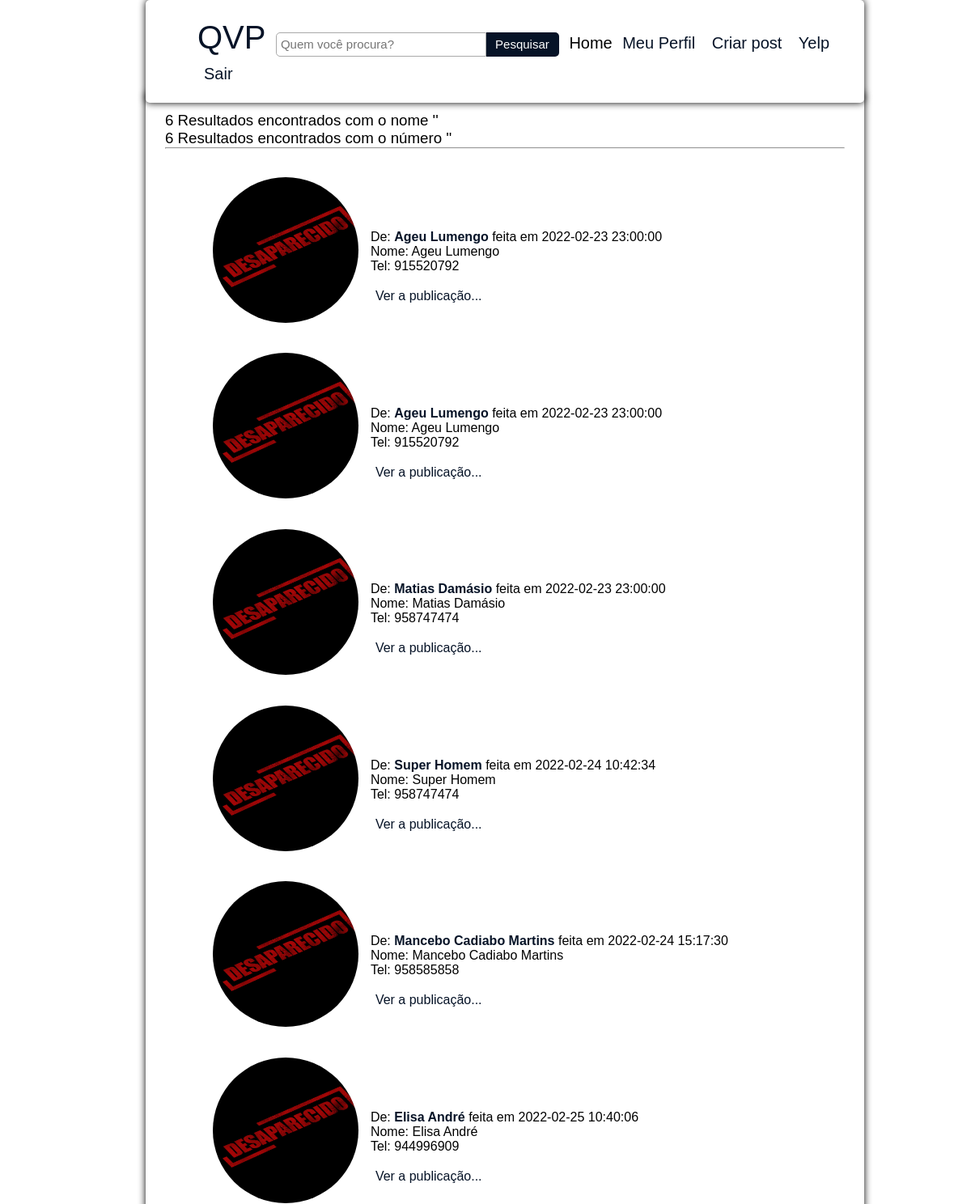
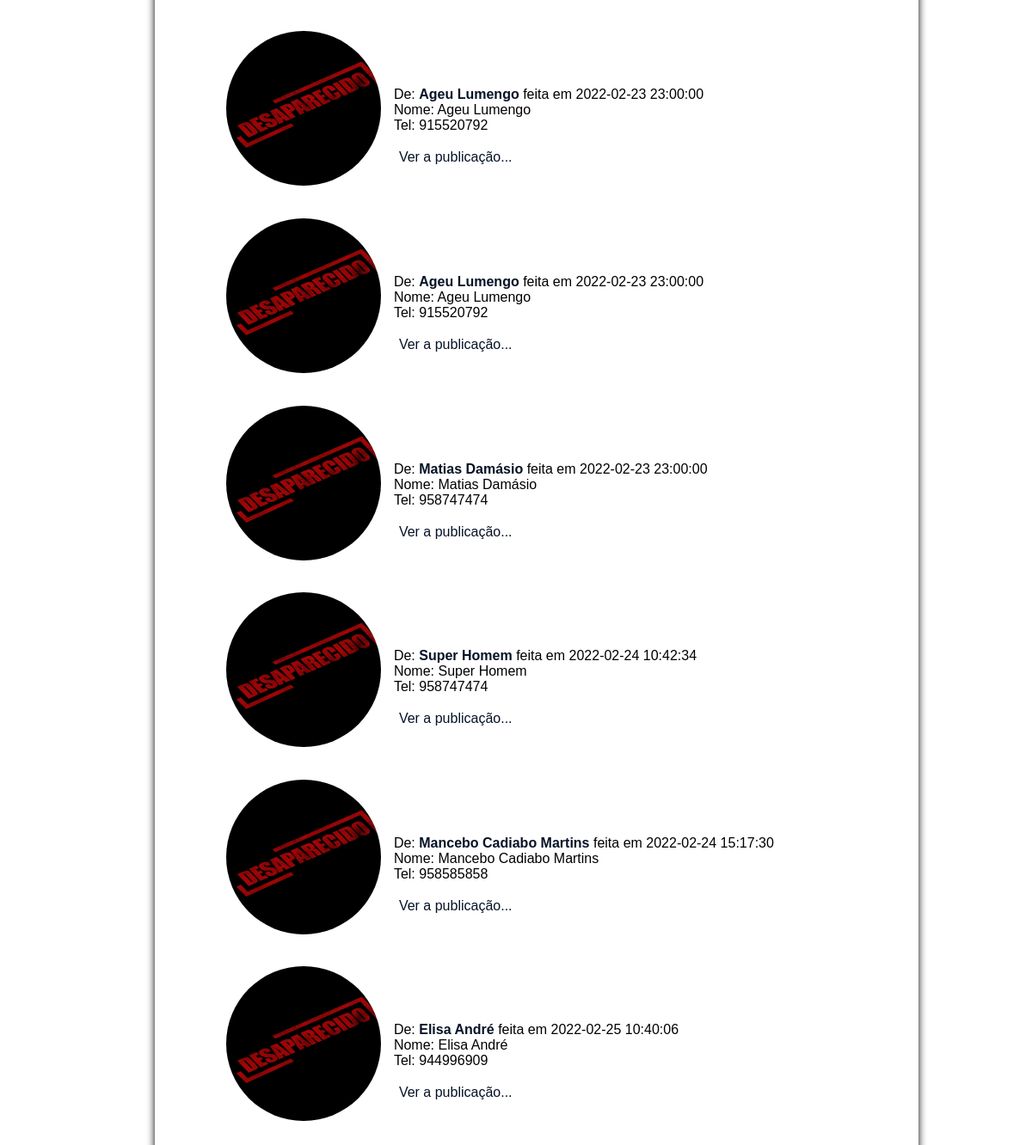
Screenshot of /pesquisa.php (signed in) with the database file from the repository (2 pictures, top to bottom).
### tables this page shows
CREATE TABLE `postagem` (
  `idposts` int(11) NOT NULL,
  `imagempost` mediumblob NOT NULL,
  `nomepost` varchar(50) NOT NULL,
  `idadepost` varchar(20) NOT NULL,
  `localizacao` varchar(50) NOT NULL,
  `contatopost` int(15) NOT NULL,
  `descricaopost` varchar(500) NOT NULL,
  `data` timestamp NOT NULL DEFAULT current_timestamp() ON UPDATE current_timestamp(),
  `user` varchar(255) NOT NULL
);

### pesquisa.php (the view, shortened to what this page needs)
<?php
require_once 'conexao_bd.php';
        $filtro = isset($_GET['filtro'])?$_GET['filtro']:"";
        $sql = "SELECT * FROM postagem where nomepost like '%$filtro%' ";
        $sqln = "SELECT * FROM postagem where contatopost like '%$filtro%' ";
        $resultado = mysqli_query($connect, $sql);
        $resultadon = mysqli_query($connect, $sqln);
        $registrosn = mysqli_num_rows($resultadon);
        $registros = mysqli_num_rows($resultado);
?>
<!DOCTYPE html>
<html lang="pt-ao">
<head>
    <link rel="stylesheet" href="css/estilohome.css"/>
    <link rel="stylesheet" href="css/estilomenu.css"/>
    <link rel="stylesheet" href="css/pesquisar.css"/>
</head>
<body>
<div class="menuclass">
<div class="menuclass">
                <nav class="menu">
                    <ul>
                        <li><div class="logomenu">
                            <h3>QVP</h3>
                        </div></li>
                        <li><form method="get" class="formpesq" action="">
                            <input type="search" placeholder="Quem você procura?" name="filtro" class="inputpesquisar" required><input type="submit" value="Pesquisar" class="btnpesquisar">
                        </form></li>
                        <li><a href="home.php" class="active">Home</a></li>
                        <li><a href="perfil.php">Meu Perfil</a></li>
                        <li><a href="post.php"><li>Criar post</a></li>
                        <li><a href="yelp.php"><li>Yelp</a></li>
                        <li><a href="logout.php"><li>Sair</a></li>
                    </ul>
                </nav>
            </div>
<br>
    <div class="corpohomeini">
    <h3 class='titutocorpo'><?php echo "<p>$registros Resultados encontrados com o nome '<i style=' font-weight: bold;'>$filtro</i>'</p>"; ?></h3>
    <h3 class='titutocorpo'><?php echo "<p>$registrosn Resultados encontrados com o número '<i style=' font-weight: bold;'>$filtro</i>'</p>"; ?></h3>
        <hr style="color: rgb(218, 218, 218);"/>
        <br>
        <div class="innerconteudoini">
            <?php
                    while($exibirpst = mysqli_fetch_array($resultado) OR $exibirpst = mysqli_fetch_array($resultadon)){
                        $idposts = $exibirpst[0];
                        $nomepost = $exibirpst[2];
                        $contatopost = $exibirpst[5];
                        $datapost = $exibirpst[7];
                            print "<div class='innerpstgemini'>";
                                    print "<div class='innerpostageminipesq'>";
                                        print "<img src='imagens/publicidade4.jpg'>";
                                    print "</div>";
                                    print "<div class='descricaoinipesq'>";
                                        echo "<p>De: ","<a href='#' style='font-weight: bold;'> $nomepost </a>"," feita em ", $datapost, "</p>";
                                        echo "<p> Nome: ","$nomepost","</p>";
                                        echo "<p>Tel: ","$contatopost","</p>";
                                        echo "<br>";
                                        echo "<form method='get' action='veritens.php?.$idposts'>
                                            <input type='search' name='idposts' value='$idposts' style='display: none;'/>
                                            <input type='submit' value='Ver a publicação...' class='link'/>
                                        </form>";
                                    print "</div>";
                            print "</div>";
                }
            ?>
        </div>
    </div>
</body>
</html>

### css/estilohome.css (style rules this page uses)
* { font-family: Arial, Helvetica, sans-serif; font-weight: 500; }
a { color: #fff; }
.corpohomeini { margin-top: 8%; display: block; width: 70%; margin-left: 15%; box-shadow: 0px 0px 10px 0px #000; padding: 2%; border-radius: 5px; background-color: #fff; }

### css/estilomenu.css (style rules this page uses)
* { font-family: Arial, Helvetica, sans-serif; margin:0; }
.menu { display: block; position: fixed; width: 70%; margin-left: 15%; box-shadow: 0px 0px 10px 0px #000; padding: 2%; border-radius: 5px; background-color: #fff; }
.menuclass { background-color: #fff; }
.logomenu h3 { color: #061327; font-size: 2em; width: 5%; margin-top: 0%; margin-bottom: -2%; }
li { list-style: none; display: inline-block; font-size: 20px; margin-right: 1%; }
.active { color:black; }
a { color: #061327; width: 50px; text-decoration: none; }
.inputpesquisar { width: 260px; height: 30px; margin-bottom: 10px; cursor: pointer; font-size: 15px; color: #745fed; display: inline-block; border: 1px solid darkgray; border-bottom-left-radius: 5px; border-top-left-radius: 5px; padding-left: 5px; color: #061327; }
.btnpesquisar { width: 90px; height: 30px; margin-bottom: 10px; margin-top: -10px; cursor: pointer; font-size: 15px; color: #745fed; display: inline-block; border: none; border-bottom-right-radius: 5px; border-top-right-radius: 5px; padding-left: 5px; color: #fff; background-color: #061327; }
.link { color: #061327; font-size: 12pt; background-color: transparent; cursor: pointer; margin-bottom: 5px; border: none; }

### css/pesquisar.css (style rules this page uses)
.innerpstgemini { display: flex; width: 90%; margin-left: 5%; padding: 2%; }
.innerpostageminipesq img { width: 180px; height: 180px; border-radius: 150px; cursor: pointer; transition: 0.5s; }
.descricaoinipesq { width: 100%; padding: 2%; margin-top: 50px; }

### rows the page displays
postagem: nomepost "Ageu Lumengo", data "2022-02-23 23:00:00", contatopost "915520792"
postagem: nomepost "Ageu Lumengo", data "2022-02-23 23:00:00", contatopost "915520792"
postagem: nomepost "Matias Damásio", data "2022-02-23 23:00:00", contatopost "958747474"
postagem: nomepost "Super Homem", data "2022-02-24 10:42:34", contatopost "958747474"
postagem: nomepost "Mancebo Cadiabo Martins", data "2022-02-24 15:17:30", contatopost "958585858"
postagem: nomepost "Elisa André", data "2022-02-25 10:40:06", contatopost "944996909"

### other values shown
$registros "6"
$registrosn "6"
